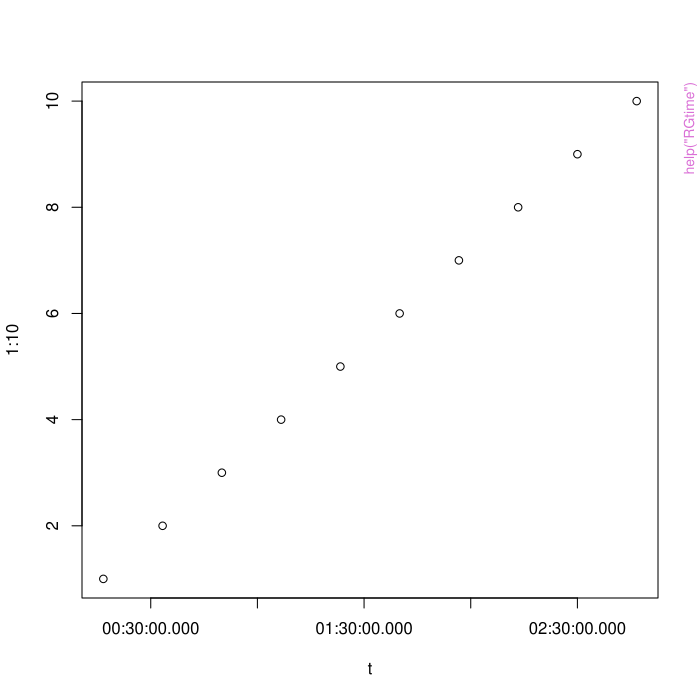

Reproduce this figure in R.
pkgname <- "ReadGenea"
source(file.path(R.home("share"), "R", "examples-header.R"))
options(warn = 1)
options(pager = "console")
library('ReadGenea')

assign(".oldSearch", search(), pos = 'CheckExEnv')
cleanEx()
nameEx("RGtime")
### * RGtime

flush(stderr()); flush(stdout())

### Name: RGtime
### Title: Date time handling for the ReadGenea package.
### Aliases: RGtime convert.time as.RGtime format.RGtime axis.RGtime
###   pretty.RGtime
### Keywords: manip

### ** Examples

as.RGtime("00:01")
#format is automatically set
convert.time(1:10)
convert.time(1:10*1000)
#we add a different default format
convert.time(1:10*1000, "%H:%M:%OS3") -> t
t
str(t)
#we override format with our own
format(t, format = "%a %d/%m/%y %H:%M:%OS3")

#plot calls axis.RGtime automatically. Notice
#that the format attribute is used.
plot(t, 1:10)
#strip out the default format
t2 = convert.time(t, format = NULL)
plot(t2, 1:10)

#image plots are a bit more complex

Z = matrix(rnorm(100), 10)
image(x = t, y = t2, z = Z, axes = FALSE)
axis.RGtime(x = t2, side = 2)
Axis(x = t, side = 1) #Axis also works
box() #complete the bounding box

#custom axes
plot(t2, 1:10, xaxt = "n")
axis.RGtime(at = pretty(t2, 20) , side = 1)



cleanEx()
nameEx("epoch.apply")
### * epoch.apply

flush(stderr()); flush(stdout())

### Name: epoch.apply
### Title: Compute epochal summary statistics.
### Aliases: epoch.apply epoch.mean epoch.sd epoch.median epoch.mad
###   epoch.autocor epoch.quantile svm
### Keywords: manip

### ** Examples


dat <- read.bin(system.file("binfile/TESTfile.bin", package = "ReadGenea")[1]
    , calibrate = TRUE)

#look for the epochs that exceed a certain threshold 50% of the time
plot(epoch.apply( dat, epoch.size = 3 , 
    FUN = function(t) mean(abs(svm(t) -1)>0.2)> 0.5 ), type = "l")

plot(dat[,1], svm(dat), log = "y", pch = ".")
lines(epoch.mean(dat, incl.date = TRUE), lwd = 2)
lines(epoch.mean(dat, epoch.size = 30, incl.date = TRUE), col = 2, lwd = 2)
#this should give all the same results, but by a different way
lines(epoch.apply(dat, epoch.size = 30, 
    FUN = function(A) mean(svm(A, FALSE)), incl.date = TRUE), col = 3)
epsize = 30; lines(epoch.apply(dat, epoch.size = epsize, 
    FUN = function(t) median(t[,1])), epoch.apply(dat, epoch.size = epsize, 
    FUN = function(A) mean(svm(A, FALSE))), col = 4)
#note this is different
lines(epoch.apply(dat, epoch.size = epsize, 
    FUN = function(t) median(t[,1])),epoch.apply(dat, epoch.size = epsize, 
    FUN = function(A) mean(svm(A, sqrt = TRUE)))^2, col = 5)

#plot some statistics
par(mfrow = c(5,1), mar = c(1,4.5,1,1))
plot(epoch.sd(dat), type="l")
plot(epoch.median(dat), type= "l")
plot(epoch.mad(dat), type= "l")
plot(epoch.autocor(dat), type= "l")
tmp = epoch.quantile(dat, quantiles= c(0.1, 0.25, 0.5, 0.75, 0.9)); matplot(tmp, type = "l")





graphics::par(get("par.postscript", pos = 'CheckExEnv'))
cleanEx()
nameEx("get.intervals")
### * get.intervals

flush(stderr()); flush(stdout())

### Name: get.intervals
### Title: Methods for processing and summarising AccData.
### Aliases: AccData get.intervals [.AccData $.AccData print.AccData
###   plot.AccData
### Keywords: manip

### ** Examples


binfile  = system.file("binfile/TESTfile.bin", package = "ReadGenea")[1]

#Read in the entire file, calibrated
procfile<-read.bin(binfile)
print(procfile)
procfile$data.out[1:5,]

#Uncalibrated, mmap off
procfile2<-read.bin(binfile, calibrate = FALSE)
procfile2$data.out[1:5,]

#Read in again, reusing already computed mmap pagerefs
procfile3<-read.bin(binfile, pagerefs = procfile2$pagerefs )

#Downsample by a factor of 10
procfilelo<-read.bin(binfile, downsample = 10)
print(procfilelo)
object.size(procfilelo) / object.size(procfile)

#Read in a 1 minute interval
procfileshort <- read.bin(binfile, start = "16:50", end = "16:51")
print(procfileshort)

##NOT RUN: Read, and save as a R workspace
#read.bin(binfile, outfile="tmp.Rdata")
#print(load("tmp.Rdata"))
#print(processedfile)





cleanEx()
nameEx("hanning.window")
### * hanning.window

flush(stderr()); flush(stdout())

### Name: hanning.window
### Title: Computes the Coefficients of a Hanning or Uniform Window.
### Aliases: hanning.window uniform.window
### Keywords: ts

### ** Examples
hanning.window(10)

x<-rnorm(500)
y<-stft(x, wtype="hanning.window")
plot(y)



cleanEx()
nameEx("header.info")
### * header.info

flush(stderr()); flush(stdout())

### Name: header.info
### Title: Get header info from Genea output (.bin) file
### Aliases: header.info
### Keywords: manip

### ** Examples


fileheader <- header.info(system.file("binfile/TESTfile.bin", package = "ReadGenea")[1], more = TRUE)
print(fileheader)
attr(fileheader, "calibration")



cleanEx()
nameEx("parse.time")
### * parse.time

flush(stderr()); flush(stdout())

### Name: parse.time
### Title: Parses a character time representation to another format.
### Aliases: parse.time
### Keywords: manip

### ** Examples


t1 = parse.time("2012-06-21 13:04:01"); print(t1)
parse.time("21/06/12 13:04:01") #gives the same result

parse.time(c("19/07/70", "20/07/70"), format = "days")
#results here will depend on your locale
parse.time(c("19/07/70", "20/07/70"), format = "POSIX", tzone = -4)

#one is the same day, one can only find a match the next day
parse.time("13:05", start = t1) - t1
parse.time("13:00", start = t1) - t1
#asking to wait 1 midnight means both times are considered as 
#times on the same, full day of data
parse.time(c("1 13:05", "1 13:00"), start = t1) - t1
#2012-06-21 is a Thursday, so this is equivalent
parse.time(c("Fri 13:05", "Fri 13:00"), start = t1) - t1
#Longer form days of the week are also understood. Note that 
#the first day does not get matched.
parse.time(c("Thursday 13:05", "Thursday 13:00"), start = t1) - t1




cleanEx()
nameEx("plot.stft")
### * plot.stft

flush(stderr()); flush(stdout())

### Name: plot.stft
### Title: Plots and prints Short Time Fourier Transforms
### Aliases: plot.stft print.stft
### Keywords: manip

### ** Examples


t1 = parse.time("2012-06-21 13:04:01"); print(t1)
parse.time("21/06/12 13:04:01") #gives the same result

parse.time(c("19/07/70", "20/07/70"), format = "days")
#results here will depend on your locale
parse.time(c("19/07/70", "20/07/70"), format = "POSIX", tzone = -4)

#one is the same day, one can only find a match the next day
parse.time("13:05", start = t1) - t1
parse.time("13:00", start = t1) - t1
#asking to wait 1 midnight means both times are considered as 
#times on the same, full day of data
parse.time(c("1 13:05", "1 13:00"), start = t1) - t1
#2012-06-21 is a Thursday, so this is equivalent
parse.time(c("Fri 13:05", "Fri 13:00"), start = t1) - t1
#Longer form days of the week are also understood. Note that 
#the first day does not get matched.
parse.time(c("Thursday 13:05", "Thursday 13:00"), start = t1) - t1




cleanEx()
nameEx("read.bin")
### * read.bin

flush(stderr()); flush(stdout())

### Name: read.bin
### Title: File processing function for binary files.
### Aliases: read.bin
### Keywords: manip

### ** Examples


binfile  = system.file("binfile/TESTfile.bin", package = "ReadGenea")[1]

#Read in the entire file, calibrated
procfile<-read.bin(binfile)
print(procfile)
procfile$data.out[1:5,]

#Uncalibrated, mmap off
procfile2<-read.bin(binfile, calibrate = FALSE)
procfile2$data.out[1:5,]

#Read in again, reusing already computed mmap pagerefs
procfile3<-read.bin(binfile, pagerefs = procfile2$pagerefs )

#Downsample by a factor of 10
procfilelo<-read.bin(binfile, downsample = 10)
print(procfilelo)
object.size(procfilelo) / object.size(procfile)

#Read in a 1 minute interval
procfileshort <- read.bin(binfile, start = "16:50", end = "16:51")
print(procfileshort)

##NOT RUN: Read, and save as a R workspace
#read.bin(binfile, outfile="tmp.Rdata")
#print(load("tmp.Rdata"))
#print(processedfile)





cleanEx()
nameEx("stft")
### * stft

flush(stderr()); flush(stdout())

### Name: stft
### Title: Computes Short Time Fourier Transforms
### Aliases: stft
### Keywords: manip

### ** Examples

#Some artificial data
time = 1:5000
#sum of two sine curves at 0.3 Hz and 0.05 Hz
f1 = 0.3; f2 = 0.05
sin1 = sin(time * f1 * 2*pi)
sin2 = sin(time * f2 * 2*pi)
#add a bit of noise
signal = sin1 + sin2 + 1*rnorm(5000)
#non-reassigned
stft(signal, plot = TRUE, reassign = FALSE, win = 100)
#reassigned
stft(signal, plot = TRUE, reassign = TRUE, win = 100)

#add a third component: varying frequency.
stft(signal + sin( cumsum(seq(f2, f1, length = 5000))*2*pi), plot = TRUE, reassign = TRUE, win = 100)

#Real data
binfile  = system.file("binfile/TESTfile.bin", package = "ReadGenea")[1]

#Read in the entire file, calibrated
procfile<-read.bin(binfile)
#Default is mv
stft(procfile, plot.it = TRUE)
#Try sum?
stft(procfile, plot.it = TRUE, type = "sum", reassign = FALSE)

#Just look at the last 50% of the data
stft(procfile, start = 0.5, plot.it = TRUE)

#not reassigned, svm
stft(procfile, type = "svm", reassign = FALSE, plot.it = TRUE)
#a narrower 5 second window means better time resolution
stft(procfile, type = "svm", reassign = FALSE, plot.it = TRUE, win = 5)
#choose increments so as not to overlap
stft(procfile, type = "svm", reassign = FALSE, plot.it = TRUE, win = 5, inc = 5)
#uniform windows
stft(procfile, type = "svm", reassign = FALSE, plot.it = TRUE, wtype = "uniform.window")

#Svm, reassigned, quietly
obj = stft(procfile, type = "svm", quiet = TRUE)
plot(obj, cex = 3, showmax = FALSE, mode = "pval")



### * <FOOTER>
###
cat("Time elapsed: ", proc.time() - get("ptime", pos = 'CheckExEnv'),"\n")
grDevices::dev.off()
###
### Local variables: ***
### mode: outline-minor ***
### outline-regexp: "\\(> \\)?### [*]+" ***
### End: ***
quit('no')
